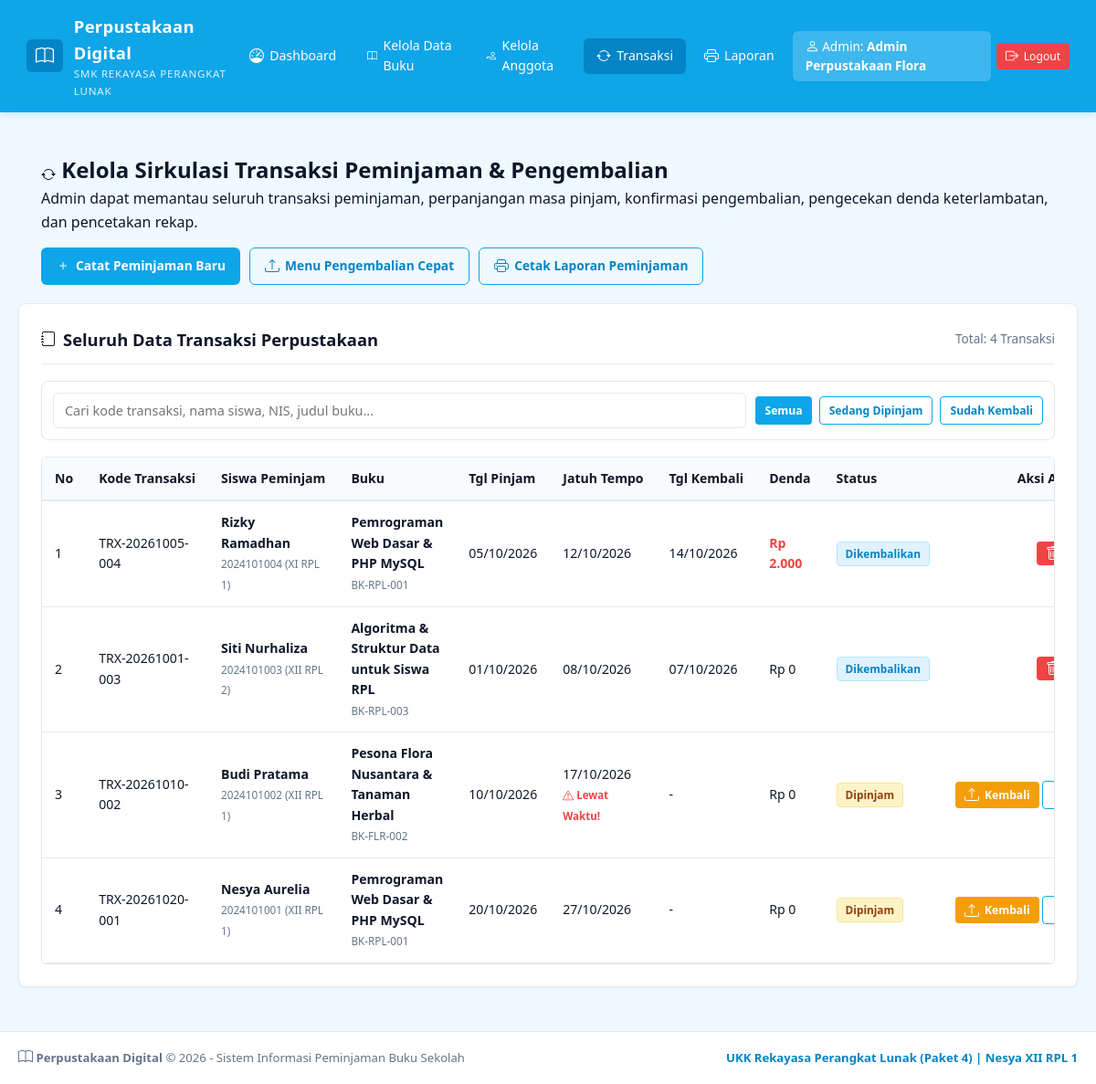
Page /transaksi.php (signed in) on the committed database.
### tables this page shows
CREATE TABLE `transaksi` (
  `id_transaksi` INT(11) NOT NULL AUTO_INCREMENT,
  `kode_transaksi` VARCHAR(30) NOT NULL UNIQUE,
  `id_user` INT(11) NOT NULL,
  `id_buku` INT(11) NOT NULL,
  `tgl_pinjam` DATE NOT NULL,
  `tgl_jatuh_tempo` DATE NOT NULL,
  `tgl_kembali` DATE DEFAULT NULL,
  `status` ENUM('menunggu','dipinjam','dikembalikan','ditolak') NOT NULL DEFAULT 'dipinjam',
  `denda` INT(11) NOT NULL DEFAULT 0,
  `catatan` TEXT DEFAULT NULL,
  `created_at` TIMESTAMP NOT NULL DEFAULT CURRENT_TIMESTAMP,
  PRIMARY KEY (`id_transaksi`),
  KEY `id_user` (`id_user`),
  KEY `id_buku` (`id_buku`),
  CONSTRAINT `fk_transaksi_user` FOREIGN KEY (`id_user`) REFERENCES `users` (`id_user`) ON DELETE CASCADE ON UPDATE CASCADE,
  CONSTRAINT `fk_transaksi_buku` FOREIGN KEY (`id_buku`) REFERENCES `buku` (`id_buku`) ON DELETE CASCADE ON UPDATE CASCADE
);

CREATE TABLE `users` (
  `id_user` INT(11) NOT NULL AUTO_INCREMENT,
  `nis_nip` VARCHAR(30) NOT NULL,
  `nama_lengkap` VARCHAR(100) NOT NULL,
  `username` VARCHAR(50) NOT NULL UNIQUE,
  `password` VARCHAR(255) NOT NULL,
  `level` ENUM('admin','siswa') NOT NULL DEFAULT 'siswa',
  `kelas` VARCHAR(20) DEFAULT NULL,
  `jurusan` VARCHAR(50) DEFAULT NULL,
  `telepon` VARCHAR(20) DEFAULT NULL,
  `alamat` TEXT DEFAULT NULL,
  `status_aktif` ENUM('aktif','nonaktif') NOT NULL DEFAULT 'aktif',
  `created_at` TIMESTAMP NOT NULL DEFAULT CURRENT_TIMESTAMP,
  PRIMARY KEY (`id_user`)
);

CREATE TABLE `buku` (
  `id_buku` INT(11) NOT NULL AUTO_INCREMENT,
  `kode_buku` VARCHAR(20) NOT NULL UNIQUE,
  `judul` VARCHAR(150) NOT NULL,
  `id_kategori` INT(11) NOT NULL,
  `pengarang` VARCHAR(100) NOT NULL,
  `penerbit` VARCHAR(100) NOT NULL,
  `tahun_terbit` INT(4) NOT NULL,
  `isbn` VARCHAR(30) DEFAULT NULL,
  `jumlah_buku` INT(5) NOT NULL DEFAULT 1,
  `sisa_buku` INT(5) NOT NULL DEFAULT 1,
  `lokasi_rak` VARCHAR(30) NOT NULL DEFAULT 'Rak A1',
  `deskripsi` TEXT DEFAULT NULL,
  `gambar` VARCHAR(255) DEFAULT 'default-book.png',
  `created_at` TIMESTAMP NOT NULL DEFAULT CURRENT_TIMESTAMP,
  PRIMARY KEY (`id_buku`),
  KEY `id_kategori` (`id_kategori`),
  CONSTRAINT `fk_buku_kategori` FOREIGN KEY (`id_kategori`) REFERENCES `kategori` (`id_kategori`) ON DELETE CASCADE ON UPDATE CASCADE
);

### includes/fungsi.php (called while the page is built, shortened)
<?php
require_once __DIR__ . '/icons.php';
function e($teks) {
    return htmlspecialchars((string)($teks ?? ''));
}
function q($sql) {
    global $koneksi;
    return mysqli_query($koneksi, $sql);
}
function semua($sql) {
    $hasil = q($sql);
    $data = [];
    if ($hasil) {
        while ($baris = mysqli_fetch_assoc($hasil)) {
            $data[] = $baris;
        }
    }
    return $data;
}
function tgl($tanggal, $format = 'd/m/Y') {
    return $tanggal ? date($format, strtotime($tanggal)) : '-';
}
function rp($angka) {
    return 'Rp ' . number_format((int)$angka, 0, ',', '.');
}

### transaksi.php (the view, shortened to what this page needs)
<?php
$status = $_GET['status'] ?? '';
$where  = in_array($status, ['dipinjam', 'dikembalikan', 'menunggu'])
    ? "WHERE t.status = '$status'"
    : '';
$daftar = semua("SELECT t.*, u.nama_lengkap, u.nis_nip, u.kelas, b.judul, b.kode_buku
                 FROM transaksi t
                 JOIN users u ON t.id_user = u.id_user
                 JOIN buku b ON t.id_buku = b.id_buku
                 $where
                 ORDER BY t.id_transaksi DESC");
require_once __DIR__ . '/includes/header.php';
?>
<div class="page-hero" style="padding: 20px 25px;">
  <h2><?= bi('arrow-repeat'); ?> Kelola Sirkulasi Transaksi Peminjaman & Pengembalian</h2>
  <p>
    Admin dapat memantau seluruh transaksi peminjaman, perpanjangan masa pinjam, konfirmasi pengembalian,
    pengecekan denda keterlambatan, dan pencetakan rekap.
  </p>
  <div style="margin-top: 15px; display: flex; gap: 10px; flex-wrap: wrap;">
    <a href="pinjam.php" class="btn btn-primary"><?= bi('plus'); ?> Catat Peminjaman Baru</a>
    <a href="pengembalian.php" class="btn btn-outline"><?= bi('upload'); ?> Menu Pengembalian Cepat</a>
    <a href="laporan.php" class="btn btn-outline"><?= bi('printer'); ?> Cetak Laporan Peminjaman</a>
  </div>
</div>
<div class="card">
  <div class="card-header">
    <div class="card-title"><?= bi('journal'); ?> Seluruh Data Transaksi Perpustakaan</div>
    <span style="font-size: 0.85rem; color: var(--text-muted);">
      Total: <?= count($daftar); ?> Transaksi
    </span>
  </div>
  <div class="filter-bar">
    <div class="search-input-wrapper">
      <input type="text" id="tableSearch" class="form-control"
             placeholder="Cari kode transaksi, nama siswa, NIS, judul buku...">
    </div>
    <div style="display: flex; gap: 8px;">
      <a href="transaksi.php" class="btn btn-sm <?= !$status ? 'btn-primary' : 'btn-outline'; ?>">Semua</a>
      <a href="transaksi.php?status=dipinjam" class="btn btn-sm <?= $status === 'dipinjam' ? 'btn-primary' : 'btn-outline'; ?>">Sedang Dipinjam</a>
      <a href="transaksi.php?status=dikembalikan" class="btn btn-sm <?= $status === 'dikembalikan' ? 'btn-primary' : 'btn-outline'; ?>">Sudah Kembali</a>
    </div>
  </div>
  <div class="table-responsive">
    <table class="live-table">
      <thead>
        <tr>
          <th>No</th>
          <th>Kode Transaksi</th>
          <th>Siswa Peminjam</th>
          <th>Buku</th>
          <th>Tgl Pinjam</th>
          <th>Jatuh Tempo</th>
          <th>Tgl Kembali</th>
          <th>Denda</th>
          <th>Status</th>
          <th style="text-align: center;">Aksi Admin</th>
        </tr>
      </thead>
      <tbody>
        <?php if (!$daftar): ?>
          <tr>
            <td colspan="10" style="text-align: center; color: var(--text-muted); padding: 25px;">
              Belum ada data transaksi yang sesuai filter.
            </td>
          </tr>
        <?php else: $no = 1; foreach ($daftar as $trx): ?>
          <?php $telat = $trx['status'] === 'dipinjam' && date('Y-m-d') > $trx['tgl_jatuh_tempo']; ?>
          <tr>
            <td><?= $no++; ?></td>
            <td><code><?= e($trx['kode_transaksi']); ?></code></td>
            <td>
              <strong><?= e($trx['nama_lengkap']); ?></strong><br>
              <small style="color: var(--text-muted);">
                <?= e($trx['nis_nip']); ?> (<?= e($trx['kelas'] ?? '-'); ?>)
              </small>
            </td>
            <td>
              <strong><?= e($trx['judul']); ?></strong><br>
              <small style="color: var(--text-muted);"><?= e($trx['kode_buku']); ?></small>
            </td>
            <td><?= tgl($trx['tgl_pinjam']); ?></td>
            <td>
              <?= tgl($trx['tgl_jatuh_tempo']); ?>
              <?php if ($telat): ?>
                <br><span style="color: var(--danger); font-size: 0.72rem; font-weight: bold;">
                  <?= bi('exclamation', 12); ?> Lewat Waktu!
                </span>
              <?php endif; ?>
            </td>
            <td><?= tgl($trx['tgl_kembali']); ?></td>
            <td>
              <?= $trx['denda'] > 0
                  ? '<strong style="color:var(--danger);">' . rp($trx['denda']) . '</strong>'
                  : 'Rp 0'; ?>
            </td>
            <td><span class="badge badge-<?= $trx['status']; ?>"><?= $trx['status']; ?></span></td>
            <td style="text-align: center; white-space: nowrap;">
              <?php if ($trx['status'] === 'dipinjam'): ?>
                <a href="pengembalian.php?id=<?= $trx['id_transaksi']; ?>" class="btn btn-warning btn-sm"
                   onclick="return confirm('Proses pengembalian buku ini?');">
                  <?= bi('upload'); ?> Kembali
                </a>
                <a href="transaksi.php?aksi=perpanjang&id=<?= $trx['id_transaksi']; ?>" class="btn btn-outline btn-sm"
                   onclick="return confirm('Perpanjang masa pinjam 7 hari?');">
                  <?= bi('plus'); ?> 7 Hari
                </a>
              <?php endif; ?>
              <a href="transaksi.php?aksi=hapus&id=<?= $trx['id_transaksi']; ?>" class="btn btn-danger btn-sm"
                 onclick="return confirm('Hapus transaksi ini?');">
                <?= bi('trash'); ?>
              </a>
            </td>
          </tr>
        <?php endforeach; endif; ?>
      </tbody>
    </table>
  </div>
</div>
<?php require_once __DIR__ . '/includes/footer.php'; ?>

### includes/icons.php (shortened to what this page needs)
<?php
function bi($name, $size = 16, $class = '') {
    $class_attr = $class ? ' ' . htmlspecialchars($class) : '';
    $style = "width: {$size}px; height: {$size}px; vertical-align: -0.15em; fill: currentColor; display: inline-block;";
    switch ($name) {
        case 'book':
        case 'buku':
            return '<svg class="bi' . $class_attr . '" style="' . $style . '" viewBox="0 0 16 16"><path d="M1 2.828c.885-.37 2.154-.769 3.388-.893 1.33-.134 2.458.063 3.112.752v9.746c-.935-.53-2.12-.603-3.213-.493-1.18.12-2.37.461-3.287.811V2.828zm7.5-.141c.654-.689 1.782-.886 3.112-.752 1.234.124 2.503.523 3.388.893v9.923c-.918-.35-2.107-.692-3.287-.81-1.094-.111-2.278-.039-3.213.492V2.687zM8 1.783C7.015.936 5.587.81 4.287.94c-1.514.153-3.042.672-3.994 1.105A.5.5 0 0 0 0 2.5v11a.5.5 0 0 0 .707.455c.882-.4 2.303-.881 3.68-1.02 1.409-.142 2.59.087 3.223.877a.5.5 0 0 0 .78 0c.633-.79 1.814-1.019 3.222-.877 1.378.139 2.8.62 3.681 1.02A.5.5 0 0 0 16 13.5v-11a.5.5 0 0 0-.293-.455c-.952-.433-2.48-.952-3.994-1.105C10.413.809 8.985.936 8 1.783z"/></svg>';
        case 'journal':
            return '<svg class="bi' . $class_attr . '" style="' . $style . '" viewBox="0 0 16 16"><path d="M3 0h10a2 2 0 0 1 2 2v12a2 2 0 0 1-2 2H3a2 2 0 0 1-2-2v-1h1v1a1 1 0 0 0 1 1h10a1 1 0 0 0 1-1V2a1 1 0 0 0-1-1H3a1 1 0 0 0-1 1v1H1V2a2 2 0 0 1 2-2z"/><path d="M1 5v-.5a.5.5 0 0 1 1 0V5h.5a.5.5 0 0 1 0 1h-2a.5.5 0 0 1 0-1H1zm0 3v-.5a.5.5 0 0 1 1 0V8h.5a.5.5 0 0 1 0 1h-2a.5.5 0 0 1 0-1H1zm0 3v-.5a.5.5 0 0 1 1 0v.5h.5a.5.5 0 0 1 0 1h-2a.5.5 0 0 1 0-1H1z"/></svg>';
        case 'dashboard':
        case 'speedometer':
            return '<svg class="bi' . $class_attr . '" style="' . $style . '" viewBox="0 0 16 16"><path d="M8 2a.5.5 0 0 1 .5.5V4a.5.5 0 0 1-1 0V2.5A.5.5 0 0 1 8 2zM3.732 3.732a.5.5 0 0 1 .707 0l.915.914a.5.5 0 1 1-.708.708l-.914-.915a.5.5 0 0 1 0-.707zM2 8a.5.5 0 0 1 .5-.5h1.586a.5.5 0 0 1 0 1H2.5A.5.5 0 0 1 2 8zm9.5 0a.5.5 0 0 1 .5-.5h1.5a.5.5 0 0 1 0 1H12a.5.5 0 0 1-.5-.5zm.754-4.246a.389.389 0 0 0-.527-.02L7.547 7.31A.91.91 0 1 0 8.85 8.569l3.434-4.297a.389.389 0 0 0-.029-.518z"/><path fill-rule="evenodd" d="M6.664 15.889A8 8 0 1 1 9.336.11a8 8 0 0 1-2.672 15.78zm-4.665-4.283A11.945 11.945 0 0 1 8 10c2.186 0 4.236.585 6.001 1.606a7 7 0 1 0-12.002 0z"/></svg>';
        case 'people':
        case 'anggota':
            return '<svg class="bi' . $class_attr . '" style="' . $style . '" viewBox="0 0 16 16"><path d="M15 14s1 0 1-1-1-4-5-4-5 3-5 4 1 1 1 1h8Zm-7.978-1A.261.261 0 0 1 7 12.996c.001-.264.167-1.03.76-1.72C8.312 10.629 9.282 10 11 10c1.717 0 2.687.63 3.24 1.276.593.69.758 1.457.76 1.72l-.008.002a.274.274 0 0 1-.014.002H7.022ZM11 7a2 2 0 1 0 0-4 2 2 0 0 0 0 4Zm3-2a3 3 0 1 1-6 0 3 3 0 0 1 6 0ZM6.936 9.28a5.88 5.88 0 0 0-1.23-.247A7.35 7.35 0 0 0 5 9c-4 0-5 3-5 4 1 1 1 1h4.216A2.238 2.238 0 0 1 5 13c0-1.01.377-2.042 1.09-2.904.243-.294.526-.569.846-.816ZM4.92 10A5.493 5.493 0 0 0 4 13H1c0-.26.164-1.03.76-1.724.545-.636 1.492-1.256 3.16-1.275ZM1.5 5.5a3 3 0 1 1 6 0 3 3 0 0 1-6 0Zm3-2a2 2 0 1 0 0 4 2 2 0 0 0 0-4Z"/></svg>';
        case 'person':
        case 'user':
            return '<svg class="bi' . $class_attr . '" style="' . $style . '" viewBox="0 0 16 16"><path d="M8 8a3 3 0 1 0 0-6 3 3 0 0 0 0 6Zm2-3a2 2 0 1 1-4 0 2 2 0 0 1 4 0Zm4 8c0 1-1 1-1 1H3s-1 0-1-1 1-4 6-4 6 3 6 4Zm-1-.004c-.001-.246-.154-.986-.832-1.664C11.516 10.68 10.289 10 8 10c-2.29 0-3.516.68-4.168 1.332-.678.678-.83 1.418-.832 1.664h10Z"/></svg>';
        case 'arrow-repeat':
        case 'transaksi':
            return '<svg class="bi' . $class_attr . '" style="' . $style . '" viewBox="0 0 16 16"><path d="M11.534 7h3.932a.25.25 0 0 1 .192.41l-1.966 2.36a.25.25 0 0 1-.384 0l-1.966-2.36a.25.25 0 0 1 .192-.41zm-11 2h3.932a.25.25 0 0 0 .192-.41L2.692 6.23a.25.25 0 0 0-.384 0L.342 8.59A.25.25 0 0 0 .534 9z"/><path fill-rule="evenodd" d="M8 3c-1.552 0-2.94.707-3.857 1.818a.5.5 0 1 1-.771-.636A6.002 6.002 0 0 1 13.917 7H12.9A5.002 5.002 0 0 0 8 3zM3.1 9a5.002 5.002 0 0 0 8.757 2.182.5.5 0 1 1 .771.636A6.002 6.002 0 0 1 2.083 9H3.1z"/></svg>';
        case 'printer':
        case 'laporan':
            return '<svg class="bi' . $class_attr . '" style="' . $style . '" viewBox="0 0 16 16"><path d="M2.5 8a.5.5 0 1 0 0-1 .5.5 0 0 0 0 1z"/><path d="M5 1a2 2 0 0 0-2 2v2H2a2 2 0 0 0-2 2v3a2 2 0 0 0 2 2h1v1a2 2 0 0 0 2 2h6a2 2 0 0 0 2-2v-1h1a2 2 0 0 0 2-2V7a2 2 0 0 0-2-2h-1V3a2 2 0 0 0-2-2H5zM4 3a1 1 0 0 1 1-1h6a1 1 0 0 1 1 1v2H4V3zm1 5a2 2 0 0 0-2 2v1H2a1 1 0 0 1-1-1V7a1 1 0 0 1 1-1h12a1 1 0 0 1 1 1v3a1 1 0 0 1-1 1h-1v-1a2 2 0 0 0-2-2H5zm7 2v3a1 1 0 0 1-1 1H5a1 1 0 0 1-1-1v-3a1 1 0 0 1 1-1h6a1 1 0 0 1 1 1z"/></svg>';
        case 'box-arrow-right':
        case 'logout':
            return '<svg class="bi' . $class_attr . '" style="' . $style . '" viewBox="0 0 16 16"><path fill-rule="evenodd" d="M10 12.5a.5.5 0 0 1-.5.5h-8a.5.5 0 0 1-.5-.5v-9a.5.5 0 0 1 .5-.5h8a.5.5 0 0 1 .5.5v2a.5.5 0 0 0 1 0v-2A1.5 1.5 0 0 0 9.5 2h-8A1.5 1.5 0 0 0 0 3.5v9A1.5 1.5 0 0 0 1.5 14h8a1.5 1.5 0 0 0 1.5-1.5v-2a.5.5 0 0 0-1 0v2z"/><path fill-rule="evenodd" d="M15.854 8.354a.5.5 0 0 0 0-.708l-3-3a.5.5 0 0 0-.708.708L14.293 7.5H5.5a.5.5 0 0 0 0 1h8.793l-2.147 2.146a.5.5 0 0 0 .708.708l3-3z"/></svg>';
        case 'upload':
        case 'kembali':
            return '<svg class="bi' . $class_attr . '" style="' . $style . '" viewBox="0 0 16 16"><path d="M.5 9.9a.5.5 0 0 1 .5.5v2.5a1 1 0 0 0 1 1h12a1 1 0 0 0 1-1v-2.5a.5.5 0 0 1 1 0v2.5a2 2 0 0 1-2 2H2a2 2 0 0 1-2-2v-2.5a.5.5 0 0 1 .5-.5z"/><path d="M7.646 1.146a.5.5 0 0 1 .708 0l3 3a.5.5 0 0 1-.708.708L8.5 2.707V11.5a.5.5 0 0 1-1 0V2.707L5.354 4.854a.5.5 0 1 1-.708-.708l3-3z"/></svg>';
        case 'plus':
        case 'tambah':
            return '<svg class="bi' . $class_attr . '" style="' . $style . '" viewBox="0 0 16 16"><path d="M8 4a.5.5 0 0 1 .5.5v3h3a.5.5 0 0 1 0 1h-3v3a.5.5 0 0 1-1 0v-3h-3a.5.5 0 0 1 0-1h3v-3A.5.5 0 0 1 8 4z"/></svg>';
        case 'trash':
        case 'hapus':
            return '<svg class="bi' . $class_attr . '" style="' . $style . '" viewBox="0 0 16 16"><path d="M5.5 5.5A.5.5 0 0 1 6 6v6a.5.5 0 0 1-1 0V6a.5.5 0 0 1 .5-.5zm2.5 0a.5.5 0 0 1 .5.5v6a.5.5 0 0 1-1 0V6a.5.5 0 0 1 .5-.5zm3 .5a.5.5 0 0 0-1 0v6a.5.5 0 0 0 1 0V6z"/><path fill-rule="evenodd" d="M14.5 3a1 1 0 0 1-1 1H13v9a2 2 0 0 1-2 2H5a2 2 0 0 1-2-2V4h-.5a1 1 0 0 1-1-1V2a1 1 0 0 1 1-1H6a1 1 0 0 1 1-1h2a1 1 0 0 1 1 1h3.5a1 1 0 0 1 1 1v1zM4.118 4 4 4.059V13a1 1 0 0 0 1 1h6a1 1 0 0 0 1-1V4.059L11.882 4H4.118zM2.5 3V2h11v1h-11z"/></svg>';
        case 'exclamation':
        case 'warning':
            return '<svg class="bi' . $class_attr . '" style="' . $style . '" viewBox="0 0 16 16"><path d="M7.938 2.016A.13.13 0 0 1 8.002 2a.13.13 0 0 1 .063.016.146.146 0 0 1 .054.057l6.857 11.667c.036.06.035.124.002.183a.163.163 0 0 1-.054.06.116.116 0 0 1-.066.017H1.146a.115.115 0 0 1-.066-.017.163.163 0 0 1-.054-.06.176.176 0 0 1 .002-.183L7.884 2.073a.147.147 0 0 1 .054-.057zm1.044-.45a1.13 1.13 0 0 0-1.96 0L.165 13.233c-.457.778.091 1.767.98 1.767h13.713c.889 0 1.438-.99.98-1.767L8.982 1.566z"/><path d="M7.002 12a1 1 0 1 1 2 0 1 1 0 0 1-2 0zM7.1 5.995a.905.905 0 1 1 1.8 0l-.35 3.507a.552.552 0 0 1-1.1 0L7.1 5.995z"/></svg>';
    }
}
?>

### rows in the picture
transaksi: kode_transaksi "TRX-20261005-004", id_user.nama_lengkap "Rizky Ramadhan", id_user.nis_nip "2024101004", id_user.kelas "XI RPL 1", id_buku.judul "Pemrograman Web Dasar & PHP MySQL", id_buku.kode_buku "BK-RPL-001", tgl_pinjam "05/10/2026", tgl_jatuh_tempo "12/10/2026", tgl_kembali "14/10/2026", denda "Rp 2.000", status "Dikembalikan"
transaksi: kode_transaksi "TRX-20261001-003", id_user.nama_lengkap "Siti Nurhaliza", id_user.nis_nip "2024101003", id_user.kelas "XII RPL 2", id_buku.judul "Algoritma & Struktur Data untuk Siswa RPL", id_buku.kode_buku "BK-RPL-003", tgl_pinjam "01/10/2026", tgl_jatuh_tempo "08/10/2026", tgl_kembali "07/10/2026", denda "Rp 0", status "Dikembalikan"
transaksi: kode_transaksi "TRX-20261010-002", id_user.nama_lengkap "Budi Pratama", id_user.nis_nip "2024101002", id_user.kelas "XII RPL 1", id_buku.judul "Pesona Flora Nusantara & Tanaman Herbal", id_buku.kode_buku "BK-FLR-002", tgl_pinjam "10/10/2026", tgl_jatuh_tempo "17/10/2026", tgl_kembali "-", denda "Rp 0", status "Dipinjam"
transaksi: kode_transaksi "TRX-20261020-001", id_user.nama_lengkap "Nesya Aurelia", id_user.nis_nip "2024101001", id_user.kelas "XII RPL 1", id_buku.judul "Pemrograman Web Dasar & PHP MySQL", id_buku.kode_buku "BK-RPL-001", tgl_pinjam "20/10/2026", tgl_jatuh_tempo "27/10/2026", tgl_kembali "-", denda "Rp 0", status "Dipinjam"

### other values in the picture
$label "Dashboard"
$label "Kelola Data Buku"
$label "Kelola Anggota"
$label "Transaksi"
$label "Laporan"
$nama "Admin Perpustakaan Flora"
count($daftar) "4"
